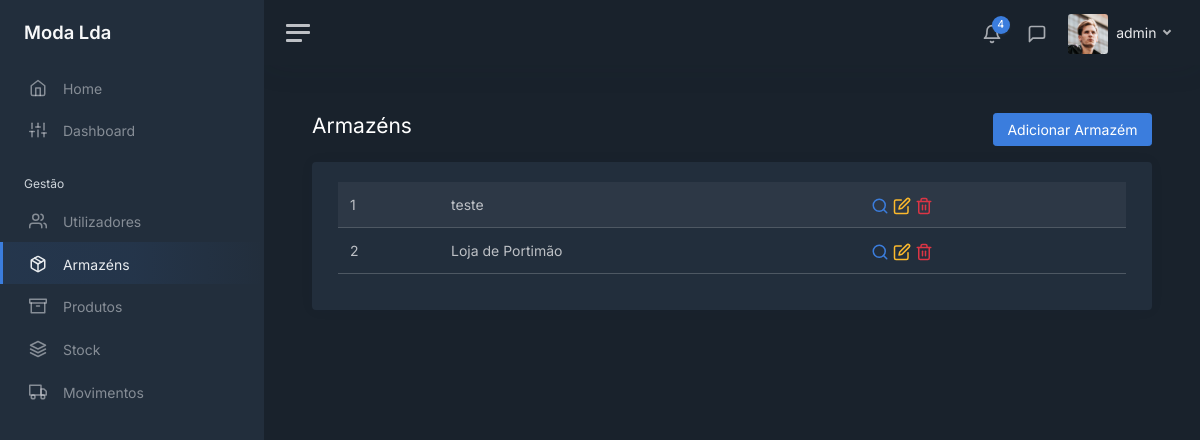
/warehouses (signed in), run on the app's committed database.
### modules/login/models.py (models this page shows, shortened)
class User(UserMixin, db.Model):
    __tablename__ = 'users'
    __table_args__ = {'extend_existing': True}
    id = db.Column(db.Integer, primary_key=True)
    username = db.Column(db.String(), unique=True)
    password = db.Column(db.String())
    role = db.Column(db.String())
    last_login = db.Column(db.DateTime, server_default=db.func.now())

### modules/main/models.py (models this page shows, shortened)
class Warehouse(db.Model):
    __tablename__ = 'warehouses'
    __table_args__ = {'extend_existing': True}
    id = db.Column(db.Integer, primary_key=True)
    name = db.Column(db.String(), unique=True)
    address = db.Column(db.String())
    phone = db.Column(db.String())

### modules/main/views.py (the view)
@bp.route('/warehouses')
@login_required
def warehouses():
    warehouses_query = Warehouse.query.all()
    if current_user.role == 'admin' or current_user.role == 'gerente':
        return render_template('warehouses/warehouses_table.html', user=current_user, tab="warehouses",
                               all_warehouses=warehouses_query)
    else:
        return redirect(request.referrer or 'home')

### modules/login/models.py (called while the page is built)
@login_manager.user_loader
def load_user(user_id):
    return User.query.get(int(user_id))

### modules/main/templates/warehouses/warehouses_table.html (shortened to what this page needs)
<!DOCTYPE html>
<html lang="en">
<head>
    <link href="/static/css/dashboard.css" rel="stylesheet">
    <link href="https://cdn.datatables.net/1.13.7/css/dataTables.bootstrap5.min.css" rel="stylesheet">
</head>
{% extends 'sidebar.html' %}
{% block content %}
    <div class="row">
        <div class="col float-start">
            <h1 class="h3 mb-3">Armazéns</h1>
        </div>
        <div class="col">
            <div class="mb-3 float-end">
                <a href="/warehouses/add" class="btn btn-primary">Adicionar Armazém</a>
            </div>
        </div>
    </div>
    <div class="card">
        <div class="card-body">
            <div class="container-fluid">
                <table id="users" class="table table-striped">
                    <tbody>
                        {% for warehouse in all_warehouses %}
                            <tr>
                                <td>{{ warehouse.id }}</td>
                                <td>{{ warehouse.name }}</td>
                                <td>
                                    <a class="text-decoration-none" href="/warehouses/{{ warehouse.id }}">
                                        <i class="align-middle" data-feather="search"></i>
                                    </a>
                                    <a class="text-decoration-none" href="/warehouses/edit/{{ warehouse.id }}">
                                        <i class="align-middle text-warning" data-feather="edit"></i>
                                    </a>
                                    <a class="text-decoration-none">
                                        <i class="align-middle text-danger" data-feather="trash-2"></i>
                                    </a>
                                </td>
                            </tr>
                        {% endfor %}
                    </tbody>
                </table>
            </div>
        </div>
    </div>
{% endblock %}

### modules/main/templates/sidebar.html (shortened to what this page needs)
<body data-theme="dark">
<div class="wrapper">
    <nav id="sidebar" class="sidebar js-sidebar">
        <div class="sidebar-content js-simplebar">
            <a class="sidebar-brand" href="/home">
                <span class="align-middle">Moda Lda</span>
            </a>
            <ul class="sidebar-nav">
                <li class="sidebar-item {% if tab == 'home' %}active{% endif %}">
                    <a class="sidebar-link" href="/home">
                        <i class="align-middle" data-feather="home"></i> <span class="align-middle">Home</span>
                    </a>
                </li>
                <li class="sidebar-item {% if tab == 'dashboard' %}active{% endif %}">
                    <a class="sidebar-link" href="/dashboard">
                        <i class="align-middle" data-feather="sliders"></i> <span class="align-middle">Dashboard</span>
                    </a>
                </li>
                <li class="sidebar-header">
                    Gestão
                </li>
                {% if user.role == 'admin' or user.role == 'gerente' %}
                <li class="sidebar-item {% if tab == 'users' %}active{% endif %}">
                    <a class="sidebar-link" href="/users">
                        <i class="align-middle" data-feather="users"></i> <span class="align-middle">Utilizadores</span>
                    </a>
                </li>
                {% endif %}
                {% if user.role == 'admin' or user.role == 'gerente' %}
                <li class="sidebar-item {% if tab == 'warehouses' %}active{% endif %}">
                    <a class="sidebar-link" href="/warehouses">
                        <i class="align-middle" data-feather="package"></i> <span class="align-middle">Armazéns</span>
                    </a>
                </li>
                {% endif %}
                <li class="sidebar-item {% if tab == 'products' %}active{% endif %}">
                    <a class="sidebar-link" href="/products">
                        <i class="align-middle" data-feather="archive"></i> <span class="align-middle">Produtos</span>
                    </a>
                </li>
                <li class="sidebar-item {% if tab == 'stock' %}active{% endif %}">
                    <a class="sidebar-link" href="/stock">
                        <i class="align-middle" data-feather="layers"></i> <span class="align-middle">Stock</span>
                    </a>
                </li>
                <li class="sidebar-item {% if tab == 'movements' %}active{% endif %}">
                    <a class="sidebar-link" href="/movements">
                        <i class="align-middle" data-feather="truck"></i> <span class="align-middle">Movimentos</span>
                    </a>
                </li>
            </ul>
        </div>
    </nav>
    <div class="main">
        <nav class="navbar navbar-expand navbar-light navbar-bg">
            <a class="sidebar-toggle js-sidebar-toggle">
                <i class="hamburger align-self-center"></i>
            </a>
            <div class="navbar-collapse collapse">
                <ul class="navbar-nav navbar-align">
                    <li class="nav-item dropdown">
                        <a class="nav-icon dropdown-toggle" href="#" id="alertsDropdown" data-bs-toggle="dropdown">
                            <div class="position-relative">
                                <i class="align-middle" data-feather="bell"></i>
                                <span class="indicator">4</span>
                            </div>
                        </a>
                    </li>
                    <li class="nav-item dropdown">
                        <a class="nav-icon dropdown-toggle" href="#" id="messagesDropdown" data-bs-toggle="dropdown">
                            <div class="position-relative">
                                <i class="align-middle" data-feather="message-square"></i>
                            </div>
                        </a>
                    </li>
                    <li class="nav-item dropdown">
                        <a class="nav-link dropdown-toggle d-none d-sm-inline-block" href="#" data-bs-toggle="dropdown">
                            <img src="/static/img/avatars/avatar.jpg" class="avatar img-fluid rounded me-1"
                                 alt="{{ user.username }}"/> <span class="text-dark"> {{ user.username }} </span>
                        </a>
                    </li>
                </ul>
            </div>
        </nav>
        <main class="content">
            <div class="container-fluid p-0">
                {% block content %}
                {% endblock %}
            </div>
        </main>
    </div>
</div>
</body>
</html>

### data on the page
User: username "admin"
Warehouse: id "1", name "teste"
Warehouse: id "2", name "Loja de Portimão"
